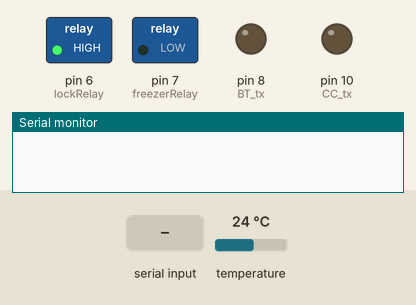
Recording of a sketch running on a simulated Arduino Uno, built with avr-gcc and run on an emulated ATmega328P. On the bench: switched loads named in the sketch (green lamp = pin HIGH), output pins drawn as LEDs (lit = HIGH), the last lines printed to the serial monitor. The inputs (shaded band) are chosen by the test bench; at power-on: temperature 24 °C.

Above: at 2.2 s.
2.3 s: "UNLOCK\n" received over the second serial link
At 3.6 s:
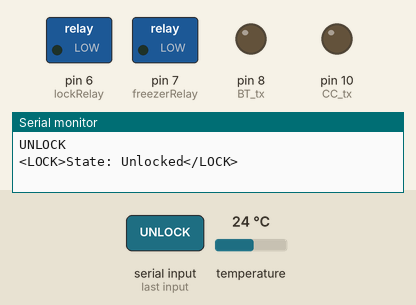
4.0 s: "UNLOCK,1\n" received over the second serial link
5.5 s: "LOCK,1\n" received over the second serial link
At 31.3 s:
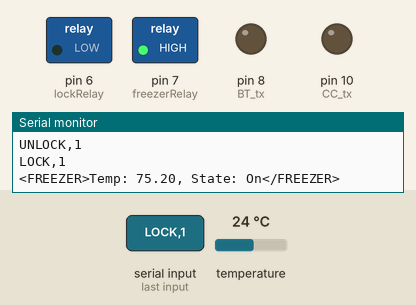
Timing chart, 0 to 32.2 s (numbered marks = the images above; inputs shaded):
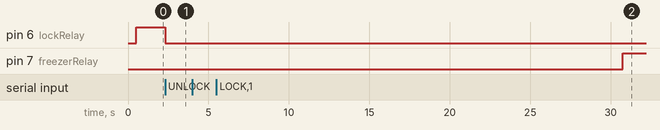

Measured:
- after the input at 2.3 s, pin 6 (lockRelay): HIGH → LOW at once

The sketch:

originKiosk_bluetooth_4relay.ino
```cpp
//#include <SoftwareSerial.h>
#include <NeoSWSerial.h>
#include <AltSoftSerial.h>
#include <OneWire.h>
#include <DallasTemperature.h>

// Freezer
#define freezerRelay 7

// Temperature Sensor
#define freezerTempBus 12
OneWire oneWire(freezerTempBus);
DallasTemperature sensors(&oneWire);
float highTemp = 27.5;  // 27
float lowTemp = 26.5; // 25
static float freezerTemp = 0;

// Lock - lockRelay HIGH -> LOCKED, LOW -> UNLOCKED
#define lockRelay 6

// btSerial
#define BT_rx 9 // -- Transmit
#define BT_tx 8 // -- Receive
AltSoftSerial btSerial;
String bt_rxString;
char inputChar;

// Credit Card
#define CC_rx 11 // Receive
#define CC_tx 10 // Transmit
static bool stringStart = false;
static int charsMissed = 0;
String ccInfo = "";
String ccInfo_old = "";

//SoftwareSerial ccSerial(CC_rx, CC_tx);
NeoSWSerial ccSerial(CC_rx, CC_tx);


void setup()
{
    // btSerial
    pinMode(BT_rx, INPUT);
    pinMode(BT_tx, OUTPUT);
    pinMode(lockRelay, OUTPUT);
    pinMode(freezerRelay, OUTPUT);

    btSerial.begin(9600);
    Serial.print("Invoked iPad Serial");
    delay(500);

    // Lock
    digitalWrite(lockRelay, HIGH);

    // Temperature
    sensors.begin();

    // Credit Card
    pinMode(CC_rx, INPUT);
    pinMode(CC_tx, OUTPUT);
    ccSerial.begin(9600);
    Serial.begin(9600);                 // the terminal baud rate
    delay(500);

    ccSerial.attachInterrupt( getCC_info );
}

static const unsigned long REFRESH_INTERVAL = 200; // ms   <-  200 millis intervals
//static const unsigned long FREEZER_INTERVAL = 30000; // ms <-   30 second intervals
unsigned long FREEZER_INTERVAL = 30000; // ms <-   30 second intervals
static const unsigned long KEEPALIVE_INTERVAL = 300000; // ms <- 5 minute intervals
unsigned long lastRefreshTime = 0;
unsigned long lastFreezerRefreshTime = 0;
unsigned long lastKeepAliveRefreshTime = 0;

void loop()
{
    unsigned long currentMillis = millis();
//     Temperature Sensing <-- Works
    if ((unsigned long)(currentMillis - lastFreezerRefreshTime) >= FREEZER_INTERVAL)
    {
      sensors.requestTemperatures();
      freezerTemp = sensors.getTempFByIndex(0);
      regulateTemp();
      lastFreezerRefreshTime = millis();
    }

    if ((unsigned long)(currentMillis - lastKeepAliveRefreshTime) >= KEEPALIVE_INTERVAL)
    {
      keepAlive();
      lastKeepAliveRefreshTime = millis();
    }

//    // Credit Card Reader <-- Works
    if (stringStart == true) {// && ((ccInfo_old.length()) == (ccInfo.length()))) {
//      charsMissed += 1;
      if (millis() - lastRefreshTime >= REFRESH_INTERVAL)
      {
        stringStart = false;
        ccInfo.remove(ccInfo.length()-2);
        ccInfo += "</CCINFO>";
        Serial.println(ccInfo);
        btSerial.print(ccInfo);
        delay(200);
        ccInfo = "";
      }
    }
                                              // Bluetooth
    if(btSerial.available())  // If the btSerial sent any characters
    {
      // Send any characters the btSerial prints to the serial monitor
      inputChar = (char)btSerial.read();
      Serial.print(inputChar);
      if (inputChar != '\n') {
        bt_rxString += inputChar;
//        btSerial.end();
//        btSerial.begin(9600);
      }
      else {
        checkString();
        bt_rxString = "";
        btSerial.end();
        btSerial.begin(9600);
        Serial.end();
        Serial.begin(9600);
//        delay(100);
//        btSerial.begin(9600);
      }
    }
    if(Serial.available())  // If stuff was typed in the serial monitor
    {
      // Send any characters the Serial monitor prints to the btSerial
//      btSerial.print((char)Serial.read());
    }
}

void getCC_info( uint8_t c )
{
  if (stringStart == false) {
    lastRefreshTime = millis();
    ccInfo = "<CCINFO>";
  }
  stringStart = true;
  ccInfo += (char)c;
}

void regulateTemp()
{
  // Arthena
  String temperatureOutput = "<FREEZER>Temp: " + String(freezerTemp) + ", State: ";

  if (freezerTemp >= highTemp) {
    digitalWrite(freezerRelay, HIGH);
    temperatureOutput += "On";
  }
  else if (freezerTemp < lowTemp) {
    digitalWrite(freezerRelay, LOW);
    temperatureOutput += "Off";
  }
  else {
    temperatureOutput += "SS";
  }
  temperatureOutput += "</FREEZER>";

  btSerial.print(temperatureOutput);
  delay(200);
  Serial.println(temperatureOutput);
}

void checkString()
{
  String lockOutput = "<LOCK>State: ";
  if (bt_rxString == "UNLOCK") {
    digitalWrite(lockRelay, LOW);
    lockOutput += "Unlocked";
    lockOutput += "</LOCK>";
    btSerial.print(lockOutput);
    delay(200);
    Serial.println(lockOutput);
  }
  else if (bt_rxString == "LOCK") {
    digitalWrite(lockRelay, HIGH);
    lockOutput += "Locked";
    lockOutput += "</LOCK>";
    btSerial.print(lockOutput);
    delay(200);
    Serial.println(lockOutput);
  }
  else if (bt_rxString.length() > 16) {
    if (bt_rxString.substring(0,16) == "FreezerSettings:") {
      bt_rxString = bt_rxString.substring(16);
      Serial.println("=== <FREEZERSETTINGS> ===");

      // Freezer Time Interval
      int delimiter = bt_rxString.indexOf(",");
      FREEZER_INTERVAL = 1000*bt_rxString.substring(0,delimiter).toInt();
      Serial.println(FREEZER_INTERVAL);
      bt_rxString = bt_rxString.substring(delimiter+1);

      // Low Temp
      delimiter = bt_rxString.indexOf(",");
      lowTemp = bt_rxString.substring(0,delimiter).toFloat();
      Serial.println(lowTemp);
      bt_rxString = bt_rxString.substring(delimiter+1);

      // High Temp
      highTemp = bt_rxString.toFloat();
      Serial.println(highTemp);
      Serial.println("=== </FREEZERSETTINGS> ==");
    }
    //(bt_rxString.substring(0,16))
  }

}

void keepAlive()
{
  String keepAliveString = "<KEEPALIVE>true</KEEPALIVE>";
  btSerial.print(keepAliveString);
  delay(200);
  Serial.println(keepAliveString);
}

// Epona
//void checkString( uint8_t c )
//{
//  Serial.print( char(c) );
//}
```
